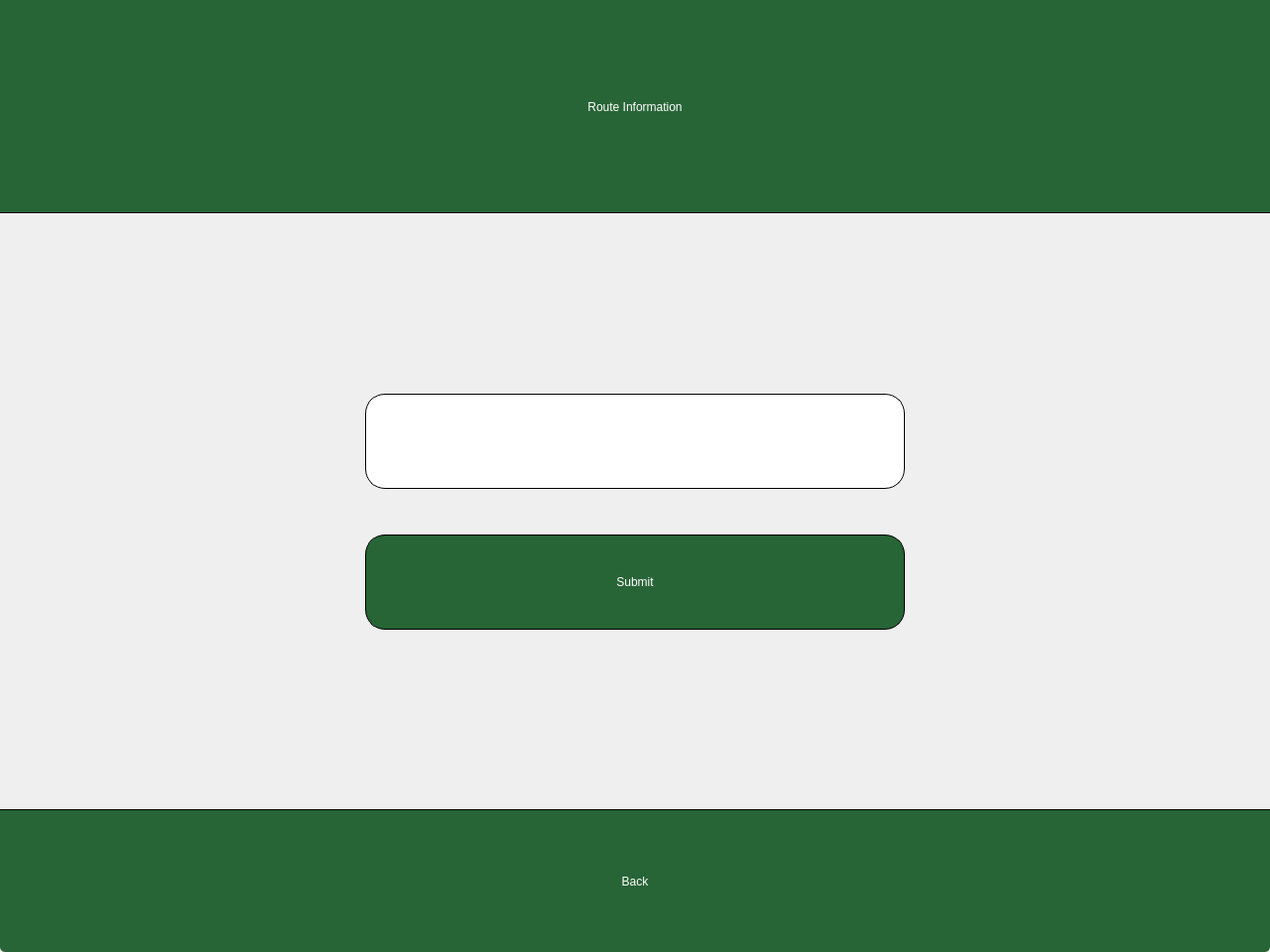
<?xml version="1.0" encoding="UTF-8"?>
<ui version="4.0">
 <class>RouteInformation</class>
 <widget class="QWidget" name="RouteInformation">
  <property name="geometry">
   <rect>
    <x>0</x>
    <y>0</y>
    <width>1280</width>
    <height>960</height>
   </rect>
  </property>
  <property name="windowTitle">
   <string>Form</string>
  </property>
  <property name="autoFillBackground">
   <bool>true</bool>
  </property>
  <layout class="QVBoxLayout" name="verticalLayout_2">
   <property name="leftMargin">
    <number>0</number>
   </property>
   <property name="topMargin">
    <number>0</number>
   </property>
   <property name="rightMargin">
    <number>0</number>
   </property>
   <property name="bottomMargin">
    <number>0</number>
   </property>
   <item>
    <widget class="QLabel" name="Title">
     <property name="minimumSize">
      <size>
       <width>0</width>
       <height>215</height>
      </size>
     </property>
     <property name="styleSheet">
      <string notr="true">color: white;
background-color: rgb(39, 100, 54);
font: 60pt &quot;Oswald&quot;;
border-bottom: 1px solid #000000;</string>
     </property>
     <property name="text">
      <string>Route Information</string>
     </property>
     <property name="alignment">
      <set>Qt::AlignCenter</set>
     </property>
    </widget>
   </item>
   <item>
    <spacer name="verticalSpacer">
     <property name="orientation">
      <enum>Qt::Vertical</enum>
     </property>
     <property name="sizeHint" stdset="0">
      <size>
       <width>20</width>
       <height>40</height>
      </size>
     </property>
    </spacer>
   </item>
   <item>
    <layout class="QHBoxLayout" name="horizontalLayout">
     <item>
      <spacer name="horizontalSpacer">
       <property name="orientation">
        <enum>Qt::Horizontal</enum>
       </property>
       <property name="sizeHint" stdset="0">
        <size>
         <width>40</width>
         <height>20</height>
        </size>
       </property>
      </spacer>
     </item>
     <item>
      <layout class="QVBoxLayout" name="verticalLayout">
       <item>
        <widget class="QComboBox" name="RouteName">
         <property name="minimumSize">
          <size>
           <width>544</width>
           <height>96</height>
          </size>
         </property>
         <property name="styleSheet">
          <string notr="true">QComboBox{
	color: rgb(0, 0, 0);
	font: 30pt &quot;Oswald&quot;;
	background-color: white;
	placeholder-text-color: rgb(156, 163, 175);
	border-radius: 20px;
	border: 1px solid #000000;
}

QComboBox::drop-down {
	width: 0px;
}

QComboBox QAbstractItemView {
    color: rgb(0,0,0);
    font: 30pt 'Oswald';
    background-color: white;
    border-radius: 20px;
    border: 1px solid black;
}</string>
         </property>
        </widget>
       </item>
       <item>
        <spacer name="verticalSpacer_3">
         <property name="orientation">
          <enum>Qt::Vertical</enum>
         </property>
         <property name="sizeHint" stdset="0">
          <size>
           <width>20</width>
           <height>40</height>
          </size>
         </property>
        </spacer>
       </item>
       <item>
        <widget class="QPushButton" name="Submit">
         <property name="minimumSize">
          <size>
           <width>544</width>
           <height>96</height>
          </size>
         </property>
         <property name="styleSheet">
          <string notr="true">QPushButton{
	color: white;
	background-color: rgb(39, 100, 54);
	font: 30pt &quot;Oswald&quot;;
	border-radius: 20px;
	border: 1px solid #000000;
}

QPushButton::Hover{
	border-color: rgb(0, 0, 0);
	border: 5px solid #000000;
}

QPushButton::Pressed{
	border-color: rgb(0, 0, 0);
	border: 5px solid;
	background-color: rgb(90,152,101);
}
</string>
         </property>
         <property name="text">
          <string>Submit</string>
         </property>
        </widget>
       </item>
      </layout>
     </item>
     <item>
      <spacer name="horizontalSpacer_2">
       <property name="orientation">
        <enum>Qt::Horizontal</enum>
       </property>
       <property name="sizeHint" stdset="0">
        <size>
         <width>40</width>
         <height>20</height>
        </size>
       </property>
      </spacer>
     </item>
    </layout>
   </item>
   <item>
    <spacer name="verticalSpacer_2">
     <property name="orientation">
      <enum>Qt::Vertical</enum>
     </property>
     <property name="sizeHint" stdset="0">
      <size>
       <width>20</width>
       <height>40</height>
      </size>
     </property>
    </spacer>
   </item>
   <item>
    <widget class="QPushButton" name="Back">
     <property name="minimumSize">
      <size>
       <width>0</width>
       <height>144</height>
      </size>
     </property>
     <property name="styleSheet">
      <string notr="true">QPushButton{
	color: white;
	background-color: rgb(39, 100, 54);
	font: 30pt &quot;Oswald&quot;;
	border-bottom-left-radius:5px;
	border-bottom-right-radius:5px;
	border-top: 1px solid #000000;
}

QPushButton::Hover{
	border-color: rgb(0, 0, 0);
	border: 5px solid #000000;
}

QPushButton::Pressed{
	border-color: rgb(0, 0, 0);
	border: 5px solid;
	background-color: rgb(90,152,101);
}
</string>
     </property>
     <property name="text">
      <string>Back</string>
     </property>
    </widget>
   </item>
  </layout>
 </widget>
 <resources/>
 <connections/>
</ui>
